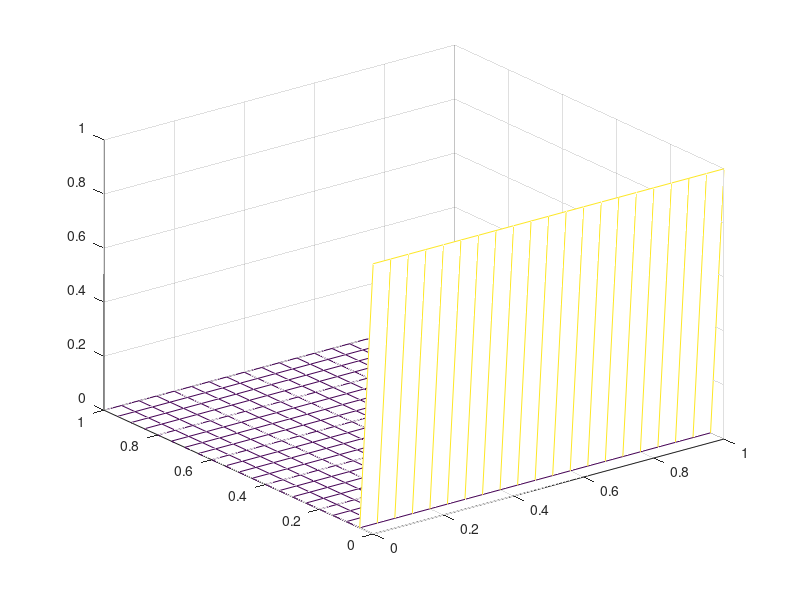

MATLAB code for this plot:
clc; clear; close all
N = 20;
K = N+1;
L = (N+1)^2;
M = (N+1)^3;
x = linspace(0,1,N+1);
y = x; z=x;

[X , Y, Z] = meshgrid(x,y,z);

u0 = zeros((N+1)^3,1);
u0(Z==0) = 1;
u0_slice = reshape(u0,[N+1,N+1,N+1]);
u0_slice = squeeze(u0_slice(:,5,:));
mesh(squeeze(Y(:,5,:)),squeeze(Z(:,5,:)),u0_slice)

e = ones(M,1);
A = spdiags([-1*e -1*e -1*e 6*e -1*e -1*e -1*e],[-L,-K,-1:1,K,L],M,M);
%spy(A)

u = ones(M,1); b = A*u;

tic
r = chol(A);
y = r'\b; 
u1 = r\y; 
toc

tic
u2 = A\b;
toc

